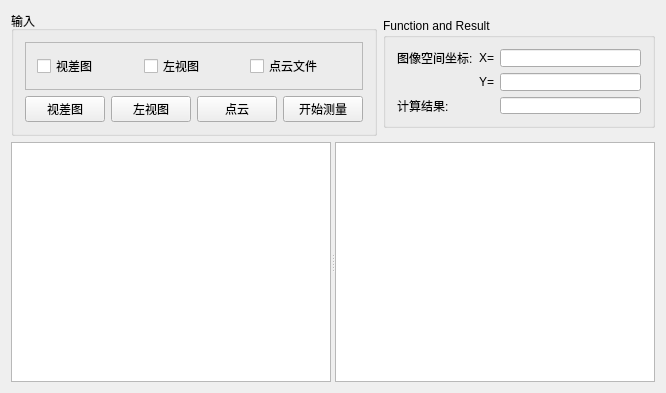
<?xml version="1.0" encoding="UTF-8"?>
<ui version="4.0">
 <class>RulerView</class>
 <widget class="QWidget" name="RulerView">
  <property name="geometry">
   <rect>
    <x>0</x>
    <y>0</y>
    <width>663</width>
    <height>374</height>
   </rect>
  </property>
  <property name="windowTitle">
   <string>交互测量</string>
  </property>
  <layout class="QGridLayout" name="gridLayout_3">
   <item row="0" column="0">
    <widget class="QGroupBox" name="groupBox_2">
     <property name="title">
      <string>输入</string>
     </property>
     <layout class="QGridLayout" name="gridLayout_2">
      <item row="1" column="0">
       <widget class="QPushButton" name="pushButton_selectDisp">
        <property name="text">
         <string>视差图</string>
        </property>
       </widget>
      </item>
      <item row="1" column="1">
       <widget class="QPushButton" name="pushButton_selectLeft">
        <property name="text">
         <string>左视图</string>
        </property>
       </widget>
      </item>
      <item row="1" column="2">
       <widget class="QPushButton" name="pushButton_selectPointCloud">
        <property name="text">
         <string>点云</string>
        </property>
       </widget>
      </item>
      <item row="1" column="3">
       <widget class="QPushButton" name="pushButton_start">
        <property name="text">
         <string>开始测量</string>
        </property>
       </widget>
      </item>
      <item row="0" column="0" colspan="4">
       <widget class="QFrame" name="frame">
        <property name="frameShape">
         <enum>QFrame::StyledPanel</enum>
        </property>
        <property name="frameShadow">
         <enum>QFrame::Raised</enum>
        </property>
        <layout class="QHBoxLayout" name="horizontalLayout">
         <item>
          <widget class="QCheckBox" name="checkBox_dispOK">
           <property name="text">
            <string>视差图</string>
           </property>
           <property name="checkable">
            <bool>true</bool>
           </property>
          </widget>
         </item>
         <item>
          <widget class="QCheckBox" name="checkBox_leftOK">
           <property name="text">
            <string>左视图</string>
           </property>
           <property name="checkable">
            <bool>true</bool>
           </property>
          </widget>
         </item>
         <item>
          <widget class="QCheckBox" name="checkBox_pointcloudOK">
           <property name="text">
            <string>点云文件</string>
           </property>
           <property name="checkable">
            <bool>true</bool>
           </property>
          </widget>
         </item>
        </layout>
       </widget>
      </item>
     </layout>
    </widget>
   </item>
   <item row="0" column="1">
    <widget class="QGroupBox" name="groupBox">
     <property name="minimumSize">
      <size>
       <width>0</width>
       <height>110</height>
      </size>
     </property>
     <property name="maximumSize">
      <size>
       <width>16777215</width>
       <height>110</height>
      </size>
     </property>
     <property name="title">
      <string>Function and Result</string>
     </property>
     <layout class="QGridLayout" name="gridLayout">
      <item row="1" column="1">
       <widget class="QLabel" name="label_3">
        <property name="text">
         <string>Y=</string>
        </property>
       </widget>
      </item>
      <item row="0" column="2">
       <widget class="QLineEdit" name="lineEdit_ImgX"/>
      </item>
      <item row="1" column="2">
       <widget class="QLineEdit" name="lineEdit_ImgY"/>
      </item>
      <item row="0" column="0">
       <widget class="QLabel" name="label">
        <property name="text">
         <string>图像空间坐标:</string>
        </property>
       </widget>
      </item>
      <item row="2" column="0">
       <widget class="QLabel" name="label_4">
        <property name="text">
         <string>计算结果:</string>
        </property>
       </widget>
      </item>
      <item row="0" column="1">
       <widget class="QLabel" name="label_2">
        <property name="text">
         <string>X=</string>
        </property>
       </widget>
      </item>
      <item row="2" column="2">
       <widget class="QLineEdit" name="lineEdit_Res"/>
      </item>
     </layout>
    </widget>
   </item>
   <item row="1" column="0" colspan="2">
    <widget class="QSplitter" name="splitter">
     <property name="orientation">
      <enum>Qt::Horizontal</enum>
     </property>
     <widget class="CustomGraphicsView" name="customGraphicsView_O">
      <property name="minimumSize">
       <size>
        <width>320</width>
        <height>240</height>
       </size>
      </property>
      <property name="verticalScrollBarPolicy">
       <enum>Qt::ScrollBarAlwaysOff</enum>
      </property>
      <property name="horizontalScrollBarPolicy">
       <enum>Qt::ScrollBarAlwaysOff</enum>
      </property>
      <property name="sizeAdjustPolicy">
       <enum>QAbstractScrollArea::AdjustToContents</enum>
      </property>
     </widget>
     <widget class="CustomGraphicsView" name="customGraphicsView_D">
      <property name="minimumSize">
       <size>
        <width>320</width>
        <height>240</height>
       </size>
      </property>
      <property name="verticalScrollBarPolicy">
       <enum>Qt::ScrollBarAlwaysOff</enum>
      </property>
      <property name="horizontalScrollBarPolicy">
       <enum>Qt::ScrollBarAlwaysOff</enum>
      </property>
      <property name="sizeAdjustPolicy">
       <enum>QAbstractScrollArea::AdjustToContents</enum>
      </property>
     </widget>
    </widget>
   </item>
  </layout>
 </widget>
 <layoutdefault spacing="6" margin="11"/>
 <customwidgets>
  <customwidget>
   <class>CustomGraphicsView</class>
   <extends>QGraphicsView</extends>
   <header>CustomGraphicsView.h</header>
  </customwidget>
 </customwidgets>
 <resources/>
 <connections>
  <connection>
   <sender>customGraphicsView_O</sender>
   <signal>mouseMove(int,int)</signal>
   <receiver>RulerView</receiver>
   <slot>onMouseMove(int,int)</slot>
   <hints>
    <hint type="sourcelabel">
     <x>265</x>
     <y>322</y>
    </hint>
    <hint type="destinationlabel">
     <x>57</x>
     <y>122</y>
    </hint>
   </hints>
  </connection>
  <connection>
   <sender>customGraphicsView_O</sender>
   <signal>mouseLDown(int,int)</signal>
   <receiver>RulerView</receiver>
   <slot>onMouseLButtonDown(int,int)</slot>
   <hints>
    <hint type="sourcelabel">
     <x>78</x>
     <y>302</y>
    </hint>
    <hint type="destinationlabel">
     <x>5</x>
     <y>183</y>
    </hint>
   </hints>
  </connection>
  <connection>
   <sender>customGraphicsView_O</sender>
   <signal>mouseRDown(int,int)</signal>
   <receiver>RulerView</receiver>
   <slot>onMouseRButtonDown(int,int)</slot>
   <hints>
    <hint type="sourcelabel">
     <x>145</x>
     <y>337</y>
    </hint>
    <hint type="destinationlabel">
     <x>3</x>
     <y>373</y>
    </hint>
   </hints>
  </connection>
  <connection>
   <sender>customGraphicsView_D</sender>
   <signal>mouseLDown(int,int)</signal>
   <receiver>RulerView</receiver>
   <slot>onMouseLButtonDown(int,int)</slot>
   <hints>
    <hint type="sourcelabel">
     <x>646</x>
     <y>335</y>
    </hint>
    <hint type="destinationlabel">
     <x>680</x>
     <y>122</y>
    </hint>
   </hints>
  </connection>
  <connection>
   <sender>customGraphicsView_D</sender>
   <signal>mouseMove(int,int)</signal>
   <receiver>RulerView</receiver>
   <slot>onMouseMove(int,int)</slot>
   <hints>
    <hint type="sourcelabel">
     <x>646</x>
     <y>337</y>
    </hint>
    <hint type="destinationlabel">
     <x>935</x>
     <y>202</y>
    </hint>
   </hints>
  </connection>
  <connection>
   <sender>customGraphicsView_D</sender>
   <signal>mouseRDown(int,int)</signal>
   <receiver>RulerView</receiver>
   <slot>onMouseRButtonDown(int,int)</slot>
   <hints>
    <hint type="sourcelabel">
     <x>646</x>
     <y>337</y>
    </hint>
    <hint type="destinationlabel">
     <x>936</x>
     <y>484</y>
    </hint>
   </hints>
  </connection>
  <connection>
   <sender>pushButton_selectDisp</sender>
   <signal>clicked()</signal>
   <receiver>RulerView</receiver>
   <slot>onSelectDisparityMap()</slot>
   <hints>
    <hint type="sourcelabel">
     <x>87</x>
     <y>93</y>
    </hint>
    <hint type="destinationlabel">
     <x>58</x>
     <y>4</y>
    </hint>
   </hints>
  </connection>
  <connection>
   <sender>pushButton_selectLeft</sender>
   <signal>clicked()</signal>
   <receiver>RulerView</receiver>
   <slot>onSelectleftMap()</slot>
   <hints>
    <hint type="sourcelabel">
     <x>151</x>
     <y>96</y>
    </hint>
    <hint type="destinationlabel">
     <x>113</x>
     <y>5</y>
    </hint>
   </hints>
  </connection>
  <connection>
   <sender>pushButton_selectPointCloud</sender>
   <signal>clicked()</signal>
   <receiver>RulerView</receiver>
   <slot>onSelectPointcloudFile()</slot>
   <hints>
    <hint type="sourcelabel">
     <x>227</x>
     <y>92</y>
    </hint>
    <hint type="destinationlabel">
     <x>169</x>
     <y>6</y>
    </hint>
   </hints>
  </connection>
  <connection>
   <sender>pushButton_start</sender>
   <signal>clicked()</signal>
   <receiver>RulerView</receiver>
   <slot>onStart()</slot>
   <hints>
    <hint type="sourcelabel">
     <x>286</x>
     <y>102</y>
    </hint>
    <hint type="destinationlabel">
     <x>265</x>
     <y>6</y>
    </hint>
   </hints>
  </connection>
 </connections>
 <slots>
  <slot>onMouseMove(int,int)</slot>
  <slot>onMouseLButtonDown(int,int)</slot>
  <slot>onMouseRButtonDown(int,int)</slot>
  <slot>onSelectDisparityMap()</slot>
  <slot>onSelectleftMap()</slot>
  <slot>onSelectPointcloudFile()</slot>
  <slot>onStart()</slot>
 </slots>
</ui>
